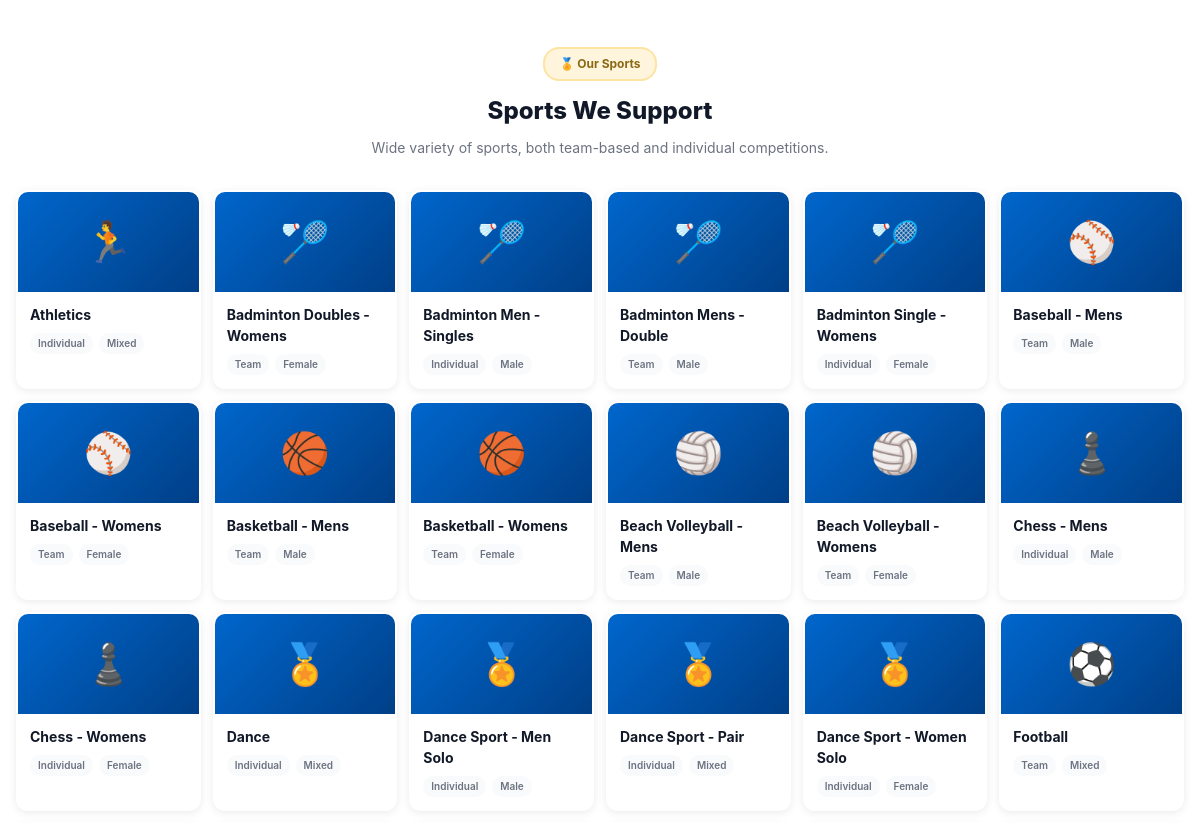
The app's page /vms_complete/index.php (middle part), older data.
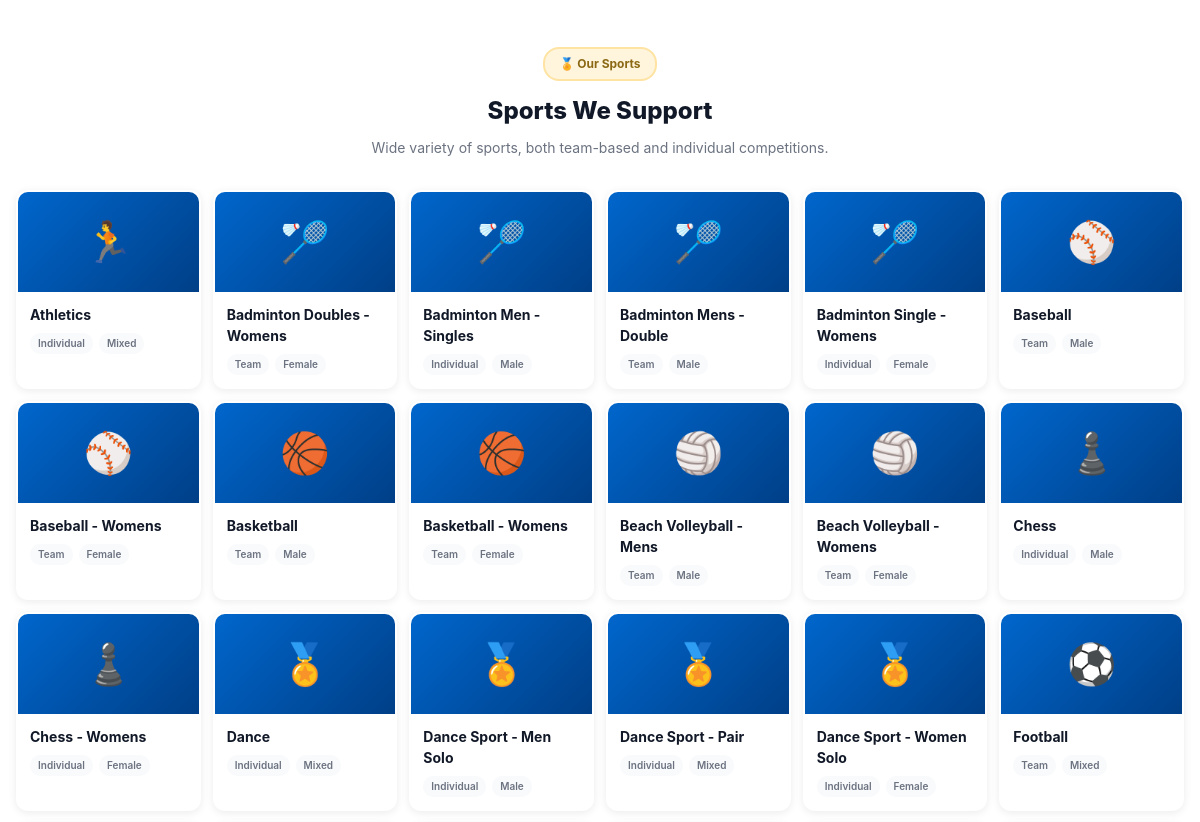
The same page, newer data.
### tables this page shows
CREATE TABLE `tbl_sports` (
  `sports_id` int NOT NULL AUTO_INCREMENT,
  `sports_name` varchar(120) NOT NULL,
  `team_individual` enum('team','individual') NOT NULL,
  `weight_class` varchar(50) DEFAULT NULL,
  `men_women` enum('Male','Female','Mixed') NOT NULL DEFAULT 'Mixed',
  `num_req_players` int DEFAULT '0',
  `num_res_players` int DEFAULT '0',
  `is_active` tinyint(1) DEFAULT '1',
  PRIMARY KEY (`sports_id`)
);

### vms_complete/index.php (the view, shortened to what this page needs)
<?php
require_once __DIR__ . '/config/db.php';
try {
  $sports_stmt = $pdo->query("
    SELECT sports_id, sports_name, team_individual, men_women, is_active
    FROM tbl_sports
    WHERE is_active = 1
    ORDER BY sports_name
  ");
  $sports = $sports_stmt->fetchAll(PDO::FETCH_ASSOC);
} catch (PDOException $e) {
  $sports = [];
}
?>
<!DOCTYPE html>
<html lang="en">
<head>
  <link rel="stylesheet" href="<?= BASE_URL ?>/assets/css/uep-theme.css">
</head>
<body>
  <section class="section">
    <div class="section-header">
      <div class="section-badge">🏅 Our Sports</div>
      <h2>Sports We Support</h2>
      <p>Wide variety of sports, both team-based and individual competitions.</p>
    </div>
    <div class="sports-grid">
      <?php if (empty($sports)): ?>
        <div class="sport-card">
          <div class="sport-image">🏀</div>
          <div class="sport-content">
            <h3>Basketball</h3>
            <div class="sport-meta">
              <span class="sport-badge">Team</span>
              <span class="sport-badge">M & W</span>
            </div>
          </div>
        </div>
        <div class="sport-card">
          <div class="sport-image">⚽</div>
          <div class="sport-content">
            <h3>Football</h3>
            <div class="sport-meta">
              <span class="sport-badge">Team</span>
              <span class="sport-badge">M & W</span>
            </div>
          </div>
        </div>
        <div class="sport-card">
          <div class="sport-image">🏐</div>
          <div class="sport-content">
            <h3>Volleyball</h3>
            <div class="sport-meta">
              <span class="sport-badge">Team</span>
              <span class="sport-badge">M & W</span>
            </div>
          </div>
        </div>
      <?php else: ?>
        <?php
        $sportIcons = [
          'basketball' => '🏀', 'volleyball' => '🏐', 'football' => '⚽',
          'soccer' => '⚽', 'baseball' => '⚾', 'tennis' => '🎾',
          'badminton' => '🏸', 'table tennis' => '🏓', 'swimming' => '🏊',
          'athletics' => '🏃', 'track and field' => '🏃', 'chess' => '♟️',
          'boxing' => '🥊', 'martial arts' => '🥋', 'karate' => '🥋',
          'taekwondo' => '🥋', 'judo' => '🥋', 'default' => '🏅'
        ];
        foreach ($sports as $sport):
          $sportNameLower = strtolower($sport['sports_name']);
          $icon = $sportIcons['default'];
          foreach ($sportIcons as $key => $value) {
            if (strpos($sportNameLower, $key) !== false) {
              $icon = $value;
              break;
            }
          }
        ?>
        <div class="sport-card">
          <div class="sport-image"><?= $icon ?></div>
          <div class="sport-content">
            <h3><?= htmlspecialchars($sport['sports_name']) ?></h3>
            <div class="sport-meta">
              <span class="sport-badge">
                <?= $sport['team_individual'] === 'team' ? 'Team' : 'Individual' ?>
              </span>
              <?php if ($sport['men_women']): ?>
                <span class="sport-badge"><?= htmlspecialchars($sport['men_women']) ?></span>
              <?php endif; ?>
            </div>
          </div>
        </div>
        <?php endforeach; ?>
      <?php endif; ?>
    </div>
  </section>
</body>
</html>

### vms_complete/assets/css/uep-theme.css (style rules this page uses)
:root { --uep-blue-dark: #003f87; --uep-blue: #0066cc; --uep-blue-light: #4a90e2; --uep-gold: #FFB81C; --uep-gold-dark: #E6A817; --white: #ffffff; --gray-50: #f9fafb; --gray-100: #f3f4f6; --gray-200: #e5e7eb; --gray-300: #d1d5db; --gray-400: #9ca3af; --gray-500: #6b7280; --gray-600: #4b5563; --gray-700: #374151; --gray-800: #1f2937; --gray-900: #111827; --success: #10b981; --success-dark: #059669; --warning: #f59e0b; --warning-dark: #d97706; --danger: #ef4444; --danger-dark: #dc2626; --info: #3b82f6; --info-dark: #2563eb; --gradient-primary: linear-gradient(135deg, var(--uep-blue-dark) 0%, var(--uep-blue) 100%); --gradient-gold: linear-gradient(135deg, var(--uep-gold) 0%, var(--uep-gold-dark) 100%); --gradient-hero: linear-gradient(135deg, #003f87 0%, #0066cc 50%, #FFB81C 100%); --shadow-sm: 0 1px 2px rgba(0, 0, 0, 0.05); --shadow: 0 4px 6px rgba(0, 0, 0, 0.07); --shadow-md: 0 6px 12px rgba(0, 0, 0, 0.1); --shadow-lg: 0 10px 25px rgba(0, 0, 0, 0.15); --shadow-xl: 0 20px 40px rgba(0, 0, 0, 0.2); --shadow-blue: 0 4px 14px rgba(0, 102, 204, 0.25); --shadow-gold: 0 4px 14px rgba(255, 184, 28, 0.35); --radius-sm: 6px; --radius: 10px; --radius-md: 12px; --radius-lg: 16px; --radius-xl: 20px; --font-system: -apple-system, BlinkMacSystemFont, "Segoe UI", Roboto, "Helvetica Neue", Arial, sans-serif; --sidebar-width: 280px; }
*, *::before, *::after { box-sizing: border-box; margin: 0; padding: 0; }
body { font-family: var(--font-system); font-size: 15px; line-height: 1.6; color: var(--gray-900); background: var(--gray-50); -webkit-font-smoothing: antialiased; -moz-osx-font-smoothing: grayscale; }

### vms_complete/index.php (style rules this page uses)
* { margin: 0; padding: 0; box-sizing: border-box; }
:root { --primary: #003f87; --primary-light: #0066cc; --accent: #FFB81C; --accent-dark: #E6A817; --text: #111827; --text-muted: #6b7280; --bg: #ffffff; --bg-gray: #f9fafb; --border: #e5e7eb; }
body { font-family: -apple-system, BlinkMacSystemFont, "Segoe UI", Roboto, sans-serif; color: var(--text); line-height: 1.5; background: var(--bg); font-size: 14px; }
.section { padding: 48px 16px; max-width: 1200px; margin: 0 auto; }
.section-header { text-align: center; margin-bottom: 32px; }
.section-badge { display: inline-block; background: rgba(255, 184, 28, 0.15); color: #8B6914; padding: 6px 14px; border-radius: 16px; font-size: 12px; font-weight: 700; margin-bottom: 12px; border: 2px solid rgba(255, 184, 28, 0.3); }
.section-header h2 { font-size: 24px; font-weight: 800; margin-bottom: 8px; }
.section-header p { font-size: 14px; color: var(--text-muted); max-width: 600px; margin: 0 auto; }
.sports-grid { display: grid; grid-template-columns: repeat(auto-fill, minmax(160px, 1fr)); gap: 12px; }
.sport-card { background: white; border-radius: 12px; overflow: hidden; box-shadow: 0 2px 8px rgba(0,0,0,0.08); transition: all 0.2s; border: 2px solid transparent; }
.sport-image { height: 100px; background: linear-gradient(135deg, var(--primary-light) 0%, var(--primary) 100%); display: flex; align-items: center; justify-content: center; font-size: 40px; transition: all 0.3s ease; }
.sport-content { padding: 12px; }
.sport-content h3 { font-size: 14px; font-weight: 700; margin-bottom: 8px; }
.sport-meta { display: flex; gap: 6px; flex-wrap: wrap; }
.sport-badge { padding: 3px 8px; background: var(--bg-gray); border-radius: 10px; font-size: 10px; font-weight: 600; color: var(--text-muted); }

Row changes from the older to the newer data that the page shows:
changed tbl_sports: sports_name "Baseball - Mens" → "Baseball"
changed tbl_sports: sports_name "Basketball - Mens" → "Basketball"
changed tbl_sports: sports_name "Chess - Mens" → "Chess"
